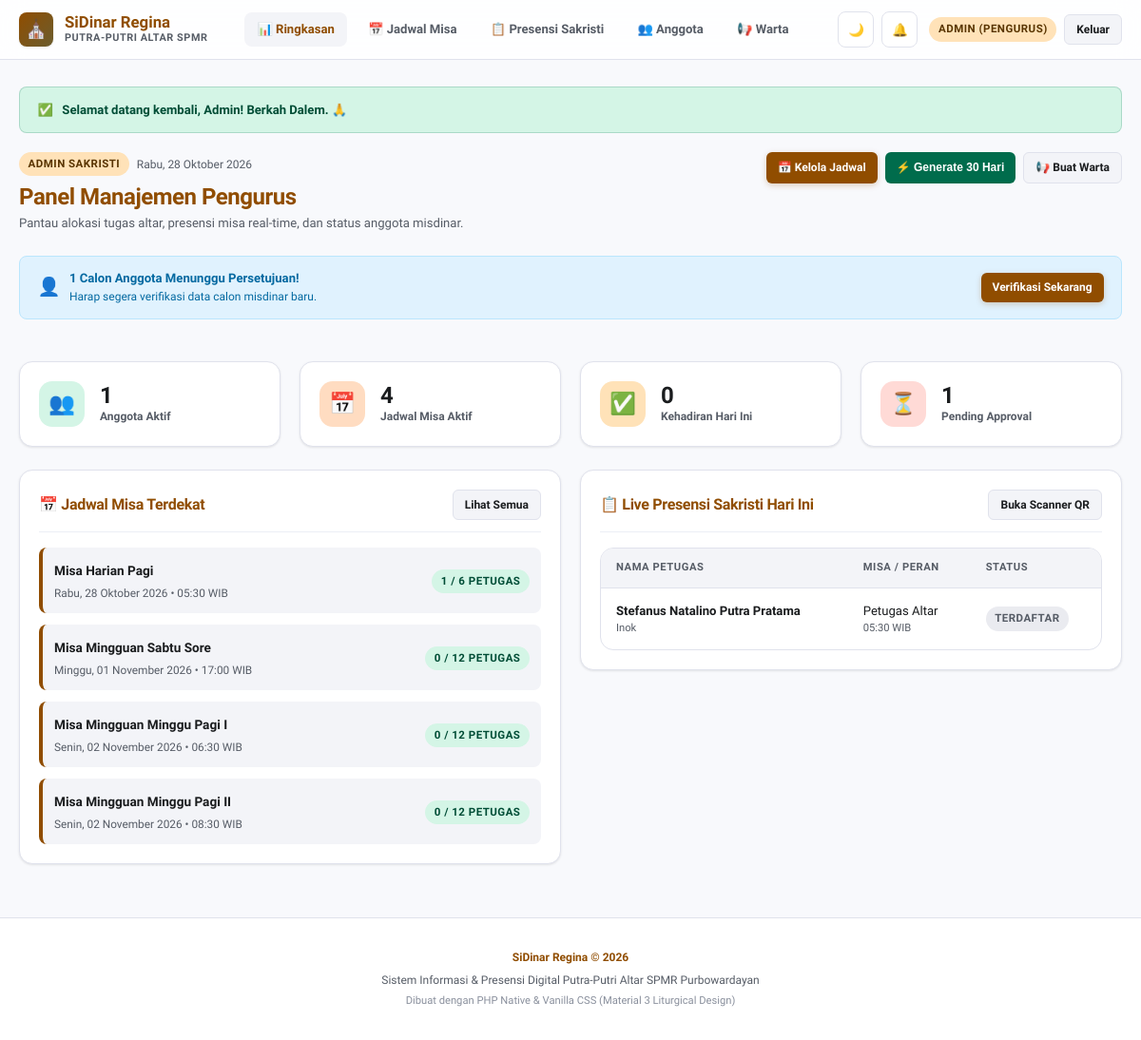
Screenshot of /pengurus/index.php (signed in) with the database file from the repository.
### tables this page shows
CREATE TABLE IF NOT EXISTS `mass_schedules` (
  `id` INT AUTO_INCREMENT PRIMARY KEY,
  `judul_misa` VARCHAR(255) NOT NULL,
  `kategori` ENUM('harian', 'mingguan') NOT NULL DEFAULT 'mingguan',
  `tanggal_misa` DATE NOT NULL,
  `jam_mulai` TIME NOT NULL,
  `kuota_maksimal` INT NOT NULL DEFAULT 12,
  `minggu_ke` INT NOT NULL DEFAULT 1,
  `tahun` INT NOT NULL DEFAULT 2026,
  `tahun_liturgi` VARCHAR(100) DEFAULT 'Tahun B / Liturgi Biasa',
  `warna_liturgi` ENUM('Hijau', 'Putih', 'Merah', 'Ungu', 'Merah Muda') NOT NULL DEFAULT 'Hijau',
  `nama_selebran` VARCHAR(255) DEFAULT '',
  `qr_token` VARCHAR(100) NULL,
  `created_at` DATETIME DEFAULT CURRENT_TIMESTAMP
);

CREATE TABLE IF NOT EXISTS `bookings` (
  `id` INT AUTO_INCREMENT PRIMARY KEY,
  `schedule_id` INT NOT NULL,
  `user_id` INT NOT NULL,
  `kategori_misa` ENUM('harian', 'mingguan') NOT NULL DEFAULT 'mingguan',
  `minggu_ke` INT NOT NULL DEFAULT 1,
  `tahun` INT NOT NULL DEFAULT 2026,
  `posisi_tugas` VARCHAR(100) NOT NULL DEFAULT 'Petugas Altar',
  `status_kehadiran` ENUM('terdaftar', 'hadir', 'terlambat', 'izin', 'alpa') NOT NULL DEFAULT 'terdaftar',
  `waktu_checkin` DATETIME NULL,
  `wa_reminder_sent` TINYINT(1) NOT NULL DEFAULT 0,
  `created_at` DATETIME DEFAULT CURRENT_TIMESTAMP,
  INDEX `idx_schedule` (`schedule_id`),
  INDEX `idx_user` (`user_id`),
  CONSTRAINT `fk_bookings_schedule` FOREIGN KEY (`schedule_id`) REFERENCES `mass_schedules` (`id`) ON DELETE CASCADE,
  CONSTRAINT `fk_bookings_user` FOREIGN KEY (`user_id`) REFERENCES `profiles` (`id`) ON DELETE CASCADE
);

CREATE TABLE IF NOT EXISTS `profiles` (
  `id` INT AUTO_INCREMENT PRIMARY KEY,
  `email` VARCHAR(191) NOT NULL UNIQUE,
  `password` VARCHAR(255) NOT NULL,
  `nama_lengkap` VARCHAR(255) NOT NULL,
  `nama_panggilan` VARCHAR(100) NOT NULL,
  `no_telepon` VARCHAR(50) NOT NULL,
  `asal_wilayah_teks` VARCHAR(255) NOT NULL,
  `jenjang` ENUM('SD', 'SMP', 'SMA/K', 'Mahasiswa', 'Umum') NOT NULL DEFAULT 'SMA/K',
  `role` ENUM('anggota', 'pengurus') NOT NULL DEFAULT 'anggota',
  `status` ENUM('pending', 'aktif', 'nonaktif') NOT NULL DEFAULT 'pending',
  `created_at` DATETIME DEFAULT CURRENT_TIMESTAMP,
  `updated_at` DATETIME DEFAULT CURRENT_TIMESTAMP ON UPDATE CURRENT_TIMESTAMP
);

### pengurus/index.php (the view, shortened to what this page needs)
<?php
require_once __DIR__ . '/../includes/functions.php';
$pdo = get_db();
$today = date('Y-m-d');
$countAnggota = $pdo->query("SELECT COUNT(*) FROM profiles WHERE role = 'anggota' AND status = 'aktif'")->fetchColumn();
$countPending = $pdo->query("SELECT COUNT(*) FROM profiles WHERE status = 'pending'")->fetchColumn();
$countJadwal = $pdo->prepare("SELECT COUNT(*) FROM mass_schedules WHERE tanggal_misa >= ?");
$countJadwal->execute([$today]);
$totalJadwal = $countJadwal->fetchColumn();
$countHadirHariIni = $pdo->prepare("
    SELECT COUNT(*) FROM bookings b
    JOIN mass_schedules s ON b.schedule_id = s.id
    WHERE s.tanggal_misa = ? AND b.status_kehadiran IN ('hadir', 'terlambat')
");
$countHadirHariIni->execute([$today]);
$totalHadir = $countHadirHariIni->fetchColumn();
$upcomingStmt = $pdo->prepare("
    SELECT s.*,
           (SELECT COUNT(*) FROM bookings WHERE schedule_id = s.id) AS terisi
    FROM mass_schedules s
    WHERE s.tanggal_misa >= ?
    ORDER BY s.tanggal_misa ASC, s.jam_mulai ASC
    LIMIT 5
");
$upcomingStmt->execute([$today]);
$upcomingSchedules = $upcomingStmt->fetchAll();
$presensiStmt = $pdo->prepare("
    SELECT b.*, s.judul_misa, s.jam_mulai, p.nama_lengkap, p.nama_panggilan
    FROM bookings b
    JOIN mass_schedules s ON b.schedule_id = s.id
    JOIN profiles p ON b.user_id = p.id
    WHERE s.tanggal_misa = ?
    ORDER BY b.waktu_checkin DESC, s.jam_mulai ASC
    LIMIT 6
");
$presensiStmt->execute([$today]);
$recentPresensi = $presensiStmt->fetchAll();
require_once __DIR__ . '/../includes/header.php';
?>
<div style="display: flex; flex-direction: column; gap: 1.5rem;">
  <div style="display: flex; justify-content: space-between; align-items: flex-start; flex-wrap: wrap; gap: 1rem;">
    <div>
      <div style="display: flex; align-items: center; gap: 0.5rem; margin-bottom: 0.25rem;">
        <span class="badge badge-amber">Admin Sakristi</span>
        <span style="font-size: 0.75rem; color: var(--text-muted);"><?= format_indo_date($today) ?></span>
      </div>
      <h1 style="font-size: 1.5rem; color: var(--primary);">Panel Manajemen Pengurus</h1>
      <p style="font-size: 0.82rem; color: var(--text-muted);">
        Pantau alokasi tugas altar, presensi misa real-time, dan status anggota misdinar.
      </p>
    </div>
    <div style="display: flex; gap: 0.5rem; flex-wrap: wrap;">
      <a href="jadwal.php" class="btn btn-primary btn-sm">📅 Kelola Jadwal</a>
      <button type="button" class="btn btn-emerald btn-sm" onclick="triggerAutoGenerate()">⚡ Generate 30 Hari</button>
      <a href="warta.php" class="btn btn-secondary btn-sm">📢 Buat Warta</a>
    </div>
  </div>
  <?php if ($countPending > 0): ?>
    <div class="alert alert-info" style="display: flex; justify-content: space-between; align-items: center;">
      <div style="display: flex; align-items: center; gap: 0.6rem;">
        <span style="font-size: 1.2rem;">👤</span>
        <div>
          <strong><?= $countPending ?> Calon Anggota Menunggu Persetujuan!</strong>
          <div style="font-size: 0.75rem; font-weight: normal;">Harap segera verifikasi data calon misdinar baru.</div>
        </div>
      </div>
      <a href="anggota.php" class="btn btn-primary btn-sm">Verifikasi Sekarang</a>
    </div>
  <?php endif; ?>
  <div class="grid grid-cols-4">
    <div class="card stat-card">
      <div class="stat-icon emerald">👥</div>
      <div class="stat-info">
        <div class="stat-value"><?= $countAnggota ?></div>
        <div class="stat-label">Anggota Aktif</div>
      </div>
    </div>
    <div class="card stat-card">
      <div class="stat-icon primary">📅</div>
      <div class="stat-info">
        <div class="stat-value"><?= $totalJadwal ?></div>
        <div class="stat-label">Jadwal Misa Aktif</div>
      </div>
    </div>
    <div class="card stat-card">
      <div class="stat-icon gold">✅</div>
      <div class="stat-info">
        <div class="stat-value"><?= $totalHadir ?></div>
        <div class="stat-label">Kehadiran Hari Ini</div>
      </div>
    </div>
    <div class="card stat-card">
      <div class="stat-icon red">⏳</div>
      <div class="stat-info">
        <div class="stat-value"><?= $countPending ?></div>
        <div class="stat-label">Pending Approval</div>
      </div>
    </div>
  </div>
  <div class="grid grid-cols-2" style="align-items: start;">
    <div class="card">
      <div class="card-header">
        <h3 class="card-title">📅 Jadwal Misa Terdekat</h3>
        <a href="jadwal.php" class="btn btn-secondary btn-sm">Lihat Semua</a>
      </div>
      <?php if (empty($upcomingSchedules)): ?>
        <p style="text-align: center; color: var(--text-muted); font-size: 0.8rem; padding: 1.5rem 0;">
          Belum ada jadwal misa aktif. Klik "Generate 30 Hari" untuk membuat jadwal otomatis.
        </p>
      <?php else: ?>
        <div style="display: flex; flex-direction: column; gap: 0.75rem;">
          <?php foreach ($upcomingSchedules as $s): ?>
            <div style="display: flex; justify-content: space-between; align-items: center; padding: 0.75rem; background: var(--surface-low); border-radius: var(--radius-sm); border-left: 4px solid var(--primary);">
              <div>
                <div style="margin-bottom: 0.2rem;">
                  <strong style="font-size: 0.85rem;"><?= htmlspecialchars($s['judul_misa']) ?></strong>
                </div>
                <div style="font-size: 0.74rem; color: var(--text-muted);">
                  <?= format_indo_date($s['tanggal_misa']) ?> • <?= format_indo_time($s['jam_mulai']) ?>
                </div>
              </div>
              <div style="text-align: right;">
                <span class="badge <?= $s['terisi'] >= $s['kuota_maksimal'] ? 'badge-amber' : 'badge-emerald' ?>">
                  <?= $s['terisi'] ?> / <?= $s['kuota_maksimal'] ?> Petugas
                </span>
              </div>
            </div>
          <?php endforeach; ?>
        </div>
      <?php endif; ?>
    </div>
    <div class="card">
      <div class="card-header">
        <h3 class="card-title">📋 Live Presensi Sakristi Hari Ini</h3>
        <a href="presensi.php" class="btn btn-secondary btn-sm">Buka Scanner QR</a>
      </div>
      <?php if (empty($recentPresensi)): ?>
        <div style="text-align: center; color: var(--text-muted); font-size: 0.8rem; padding: 1.5rem 0;">
          Belum ada catatan presensi misa untuk hari ini.
        </div>
      <?php else: ?>
        <div class="table-responsive">
          <table>
            <thead>
              <tr>
                <th>Nama Petugas</th>
                <th>Misa / Peran</th>
                <th>Status</th>
              </tr>
            </thead>
            <tbody>
              <?php foreach ($recentPresensi as $p): ?>
                <tr>
                  <td>
                    <strong><?= htmlspecialchars($p['nama_lengkap']) ?></strong>
                    <div style="font-size: 0.7rem; color: var(--text-muted);"><?= htmlspecialchars($p['nama_panggilan']) ?></div>
                  </td>
                  <td>
                    <div><?= htmlspecialchars($p['posisi_tugas']) ?></div>
                    <div style="font-size: 0.7rem; color: var(--text-muted);"><?= format_indo_time($p['jam_mulai']) ?></div>
                  </td>
                  <td>
                    <?= get_attendance_badge($p['status_kehadiran']) ?>
                  </td>
                </tr>
              <?php endforeach; ?>
            </tbody>
          </table>
        </div>
      <?php endif; ?>
    </div>
  </div>
</div>
<?php require_once __DIR__ . '/../includes/footer.php'; ?>

### includes/functions.php (shortened to what this page needs)
<?php
function format_indo_date(string $date): string {
    $timestamp = strtotime($date);
    $hari = [
        'Sunday' => 'Minggu',
        'Monday' => 'Senin',
        'Tuesday' => 'Selasa',
        'Wednesday' => 'Rabu',
        'Thursday' => 'Kamis',
        'Friday' => 'Jumat',
        'Saturday' => 'Sabtu'
    ];
    $bulan = [
        1 => 'Januari', 'Februari', 'Maret', 'April', 'Mei', 'Juni',
        'Juli', 'Agustus', 'September', 'Oktober', 'November', 'Desember'
    ];
    $dayName = $hari[date('l', $timestamp)] ?? '';
    $day = date('d', $timestamp);
    $month = $bulan[(int)date('m', $timestamp)] ?? '';
    $year = date('Y', $timestamp);
    return "$dayName, $day $month $year";
}
function format_indo_time(string $time): string {
    return substr($time, 0, 5) . ' WIB';
}
function get_attendance_badge(string $status): string {
    $status = strtolower($status);
    $map = [
        'hadir' => ['bg' => 'badge-emerald', 'label' => 'Hadir'],
        'terlambat' => ['bg' => 'badge-amber', 'label' => 'Terlambat'],
        'izin' => ['bg' => 'badge-blue', 'label' => 'Izin'],
        'alpa' => ['bg' => 'badge-red', 'label' => 'Alpa'],
        'terdaftar' => ['bg' => 'badge-gray', 'label' => 'Terdaftar']
    ];
    $badge = $map[$status] ?? ['bg' => 'badge-gray', 'label' => ucfirst($status)];
    return '<span class="badge ' . $badge['bg'] . '">' . htmlspecialchars($badge['label']) . '</span>';
}

### rows the page displays
mass_schedules: judul_misa "Misa Harian Pagi", tanggal_misa "Rabu, 28 Oktober 2026", jam_mulai "05:30 WIB", terisi "1", kuota_maksimal "6"
mass_schedules: judul_misa "Misa Mingguan Sabtu Sore", tanggal_misa "Minggu, 01 November 2026", jam_mulai "17:00 WIB", terisi "0", kuota_maksimal "12"
mass_schedules: judul_misa "Misa Mingguan Minggu Pagi I", tanggal_misa "Senin, 02 November 2026", jam_mulai "06:30 WIB", terisi "0", kuota_maksimal "12"
mass_schedules: judul_misa "Misa Mingguan Minggu Pagi II", tanggal_misa "Senin, 02 November 2026", jam_mulai "08:30 WIB", terisi "0", kuota_maksimal "12"
bookings: user.nama_lengkap "Stefanus Natalino Putra Pratama", user.nama_panggilan "Inok", posisi_tugas "Petugas Altar", schedule.jam_mulai "05:30 WIB", status_kehadiran "TERDAFTAR"

### other values shown
$current_user['nama_panggilan'] "ADMIN"
$current_user['role'] "PENGURUS"
$flash['message'] "Selamat datang kembali, Admin! Berkah Dalem. 🙏"
$countPending "1"
$countAnggota "1"
$totalJadwal "4"
$totalHadir "0"
